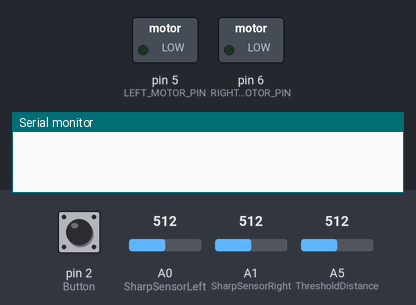
Simulated run of this sketch. Board: Arduino Uno, built with avr-gcc and run on an emulated ATmega328P. On the bench: switched loads named in the sketch (green lamp = pin HIGH), the last lines printed to the serial monitor. The test bench sets the inputs (shaded band); at power-on: pin 2 (Button) HIGH, A1 (SharpSensorRight) = 512, A5 (ThresholdDistance) = 512, A0 (SharpSensorLeft) = 512.

Above: at 1.2 s.
1.3 s: pin 2 (Button) pulled LOW for 0.15 s
At 2.4 s:
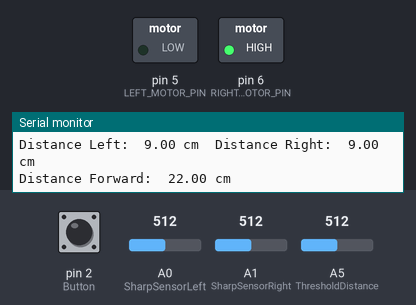
2.9 s: A1 (SharpSensorRight) set to 448
5.9 s: A1 (SharpSensorRight) set to 425
At 6.3 s:
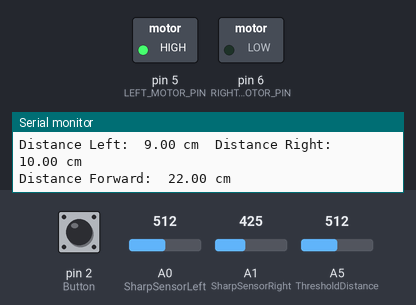
7.4 s: A5 (ThresholdDistance) set to 133
10.4 s: A5 (ThresholdDistance) set to 113
At 11.6 s:
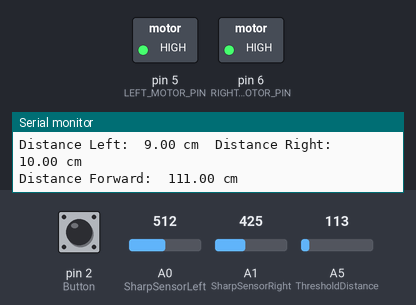
11.9 s: A0 (SharpSensorLeft) set to 318
13.4 s: A0 (SharpSensorLeft) set to 291
At 14.2 s:
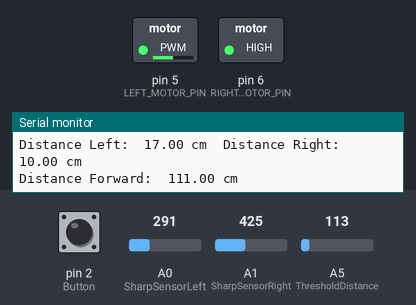
Timing chart, 0 to 16.0 s (numbered marks = the images above; inputs shaded):
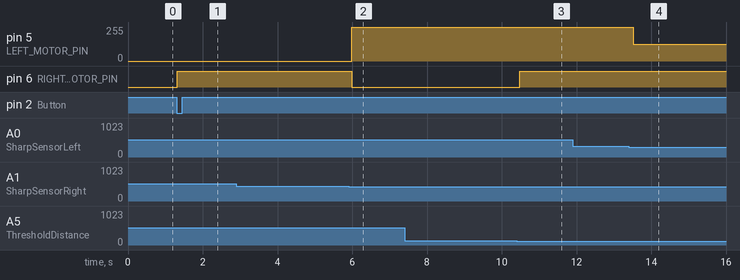

The sketch:

Autonom-Auto.ino
```cpp
#define Button 2
#define EmergencyButton 1
#define SharpSensorLeft A0
#define SharpSensorRight A1
#define ThresholdDistance A5

// Motor Pins
#define LEFT_MOTOR_PIN 5
#define RIGHT_MOTOR_PIN 6

int ButtonState = 0;
int EmergencyButtonState = 0;
int buttonPressed = 0;

int leftSpeed = 255;  // Geschwindigkeit für linken Motor (0-255)
int rightSpeed = 255; // Geschwindigkeit für rechten Motor (0-255)

float convertedDistanceRight;
float convertedDistanceLeft;
float convertedDistanceForward;

const float Mittelposition = 50; // Annahme einer mittigen Position (kann je nach Fahrzeug variieren)
const float Toleranz = 5;

void setup() {
  pinMode(Button, INPUT_PULLUP);
  pinMode(EmergencyButton, INPUT_PULLUP);
  pinMode(SharpSensorLeft, INPUT);
  pinMode(SharpSensorRight, INPUT);
  pinMode(ThresholdDistance, INPUT);

  pinMode(LEFT_MOTOR_PIN, OUTPUT);
  pinMode(RIGHT_MOTOR_PIN, OUTPUT);

  Serial.begin(9600);
}

void convertToCentimetersRight(int rawValue) {
   convertedDistanceRight = (uint16_t) (6000 / (rawValue - 6.89)) - 4;
   convertedDistanceRight = constrain(convertedDistanceRight, 9, 81);
}

void convertToCentimetersLeft(int rawValue) {
   convertedDistanceLeft = (uint16_t) (6000 / (rawValue - 6.89)) - 4;
   convertedDistanceLeft = constrain(convertedDistanceLeft, 9, 81);
}

void convertToCentimetersForward(int rawValue) {
   convertedDistanceForward = (uint16_t) (16256 / (rawValue + 22.8)) - 8;
   convertedDistanceForward = constrain(convertedDistanceForward, 19, 151);
}

void Mittenregelung() {
  if (convertedDistanceLeft > convertedDistanceRight + Toleranz) {
    analogWrite(LEFT_MOTOR_PIN, leftSpeed / 2);
    analogWrite(RIGHT_MOTOR_PIN, rightSpeed);
  } else if (convertedDistanceRight > convertedDistanceLeft + Toleranz) {
    analogWrite(LEFT_MOTOR_PIN, leftSpeed);
    analogWrite(RIGHT_MOTOR_PIN, rightSpeed / 2);
  } else {
    analogWrite(LEFT_MOTOR_PIN, leftSpeed);
    analogWrite(RIGHT_MOTOR_PIN, rightSpeed);
  }
}

void loop() {
    ButtonState = digitalRead(Button);
    EmergencyButtonState = digitalRead(EmergencyButton);

    if (ButtonState == LOW && buttonPressed == 0) {
      buttonPressed = 1;
    }

    if (EmergencyButtonState == LOW) {
      analogWrite(LEFT_MOTOR_PIN, 0);
      analogWrite(RIGHT_MOTOR_PIN, 0);
      buttonPressed = 0;
    } else if (buttonPressed == 1) {
        float distanceLeft = analogRead(SharpSensorLeft);
        float distanceRight = analogRead(SharpSensorRight);
        float distanceForward = analogRead(ThresholdDistance);

        convertToCentimetersLeft(distanceLeft);
        convertToCentimetersRight(distanceRight);
        convertToCentimetersForward(distanceForward);

        Serial.print("Distance Left:\t");
        Serial.print(convertedDistanceLeft);
        Serial.print(" cm\t");

        Serial.print("Distance Right:\t");
        Serial.print(convertedDistanceRight);
        Serial.println(" cm\t ");

        Serial.print("Distance Forward:\t");
        Serial.print(convertedDistanceForward);
        Serial.println(" cm");

        if (convertedDistanceForward < 100) {
          if (convertedDistanceRight > convertedDistanceLeft) {
            analogWrite(RIGHT_MOTOR_PIN, 0);
            analogWrite(LEFT_MOTOR_PIN, leftSpeed);
          } else {
            analogWrite(RIGHT_MOTOR_PIN, rightSpeed);
            analogWrite(LEFT_MOTOR_PIN, 0);
          }
        } else {
          Mittenregelung();
        }
    }
    delay(100);
}
```

Measured:
- the behaviour switches between 436 and 435 on A1 (SharpSensorRight) (found by bisection; images 1 and 2)
- the behaviour switches between 128 and 127 on A5 (ThresholdDistance) (found by bisection; images 2 and 3)
- the behaviour switches between 307 and 306 on A0 (SharpSensorLeft) (found by bisection; images 3 and 4)
- after the input at 1.3 s, pin 6 (RIGHT_MOTOR_PIN): LOW → HIGH at once
- after the input at 5.9 s, pin 5 (LEFT_MOTOR_PIN): 0/255 → 255/255 after 0.09 s; pin 6 (RIGHT_MOTOR_PIN): HIGH → LOW after 0.09 s
- after the input at 10.4 s, pin 6 (RIGHT_MOTOR_PIN): LOW → HIGH after 0.08 s
- after the input at 13.4 s, pin 5 (LEFT_MOTOR_PIN): 255/255 → 127/255 after 0.12 s
